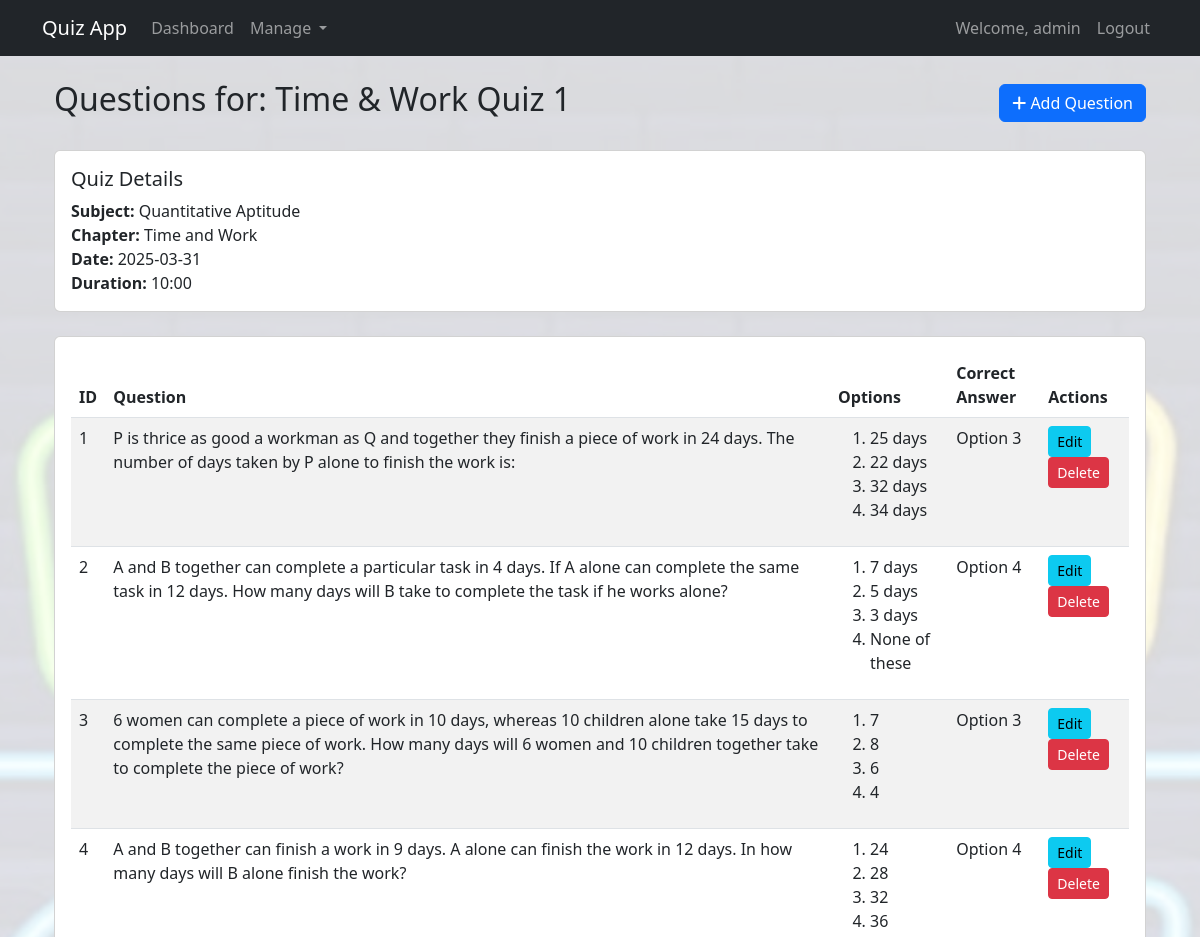
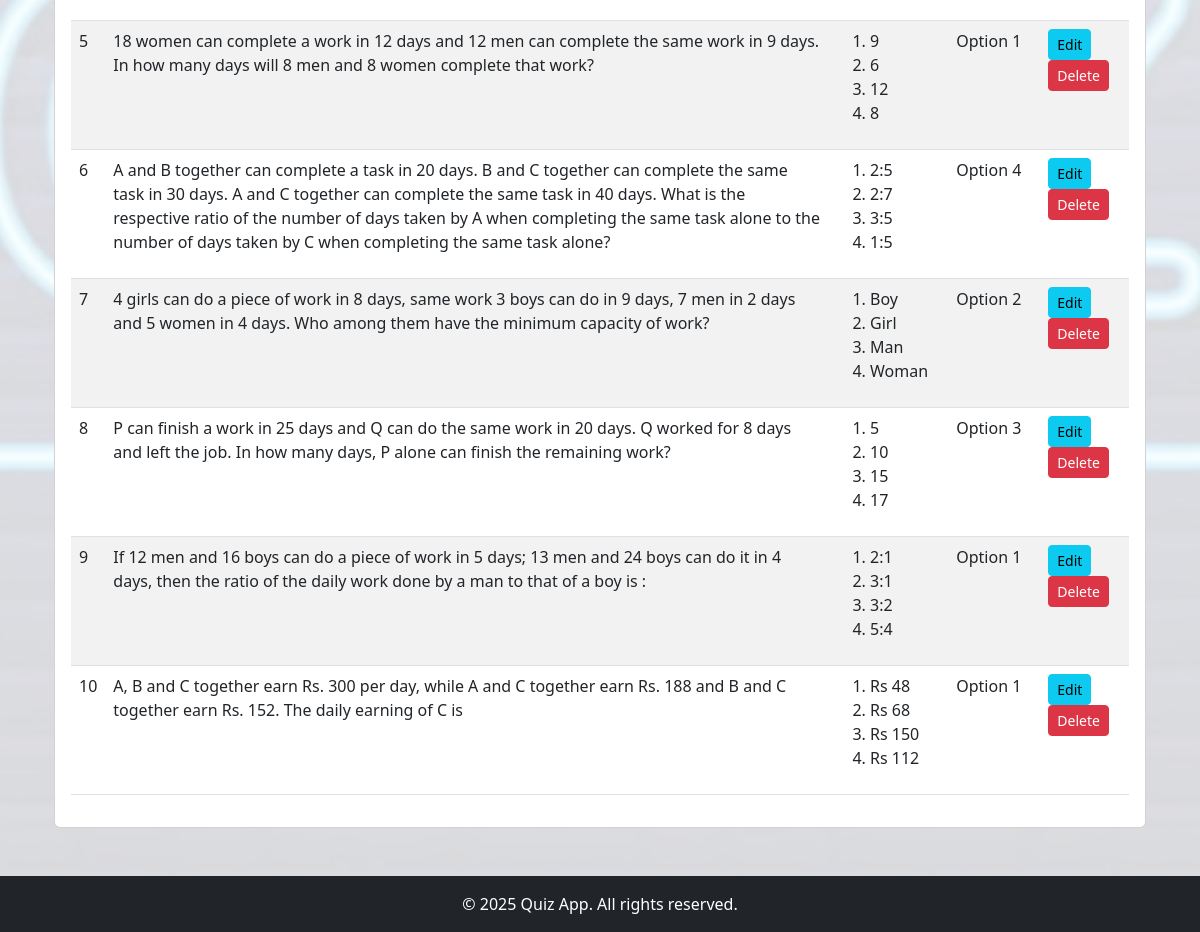
/admin/questions/1 (signed in), run on the app's committed database (2 pictures, top to bottom).
### app.py (models this page shows)
class Quiz(db.Model):
    id = db.Column(db.Integer, primary_key=True)
    name = db.Column(db.String(120), nullable=False)
    chapter_id = db.Column(db.Integer, db.ForeignKey('chapter.id'), nullable=False)
    date_of_quiz = db.Column(db.Date)
    time_duration = db.Column(db.Time)
    remarks = db.Column(db.Text)
    questions = db.relationship('Question', backref='quiz', lazy=True)
    scores = db.relationship('Score', backref='quiz', lazy=True)

class Subject(db.Model):
    id = db.Column(db.Integer, primary_key=True)
    name = db.Column(db.String(120), nullable=False)
    description = db.Column(db.Text)
    chapters = db.relationship('Chapter', backref='subject', lazy=True)

class Chapter(db.Model):
    id = db.Column(db.Integer, primary_key=True)
    name = db.Column(db.String(120), nullable=False)
    description = db.Column(db.Text)
    subject_id = db.Column(db.Integer, db.ForeignKey('subject.id'), nullable=False)
    quizzes = db.relationship('Quiz', backref='chapter', lazy=True)

class Question(db.Model):
    id = db.Column(db.Integer, primary_key=True)
    quiz_id = db.Column(db.Integer, db.ForeignKey('quiz.id'), nullable=False)
    question_statement = db.Column(db.Text, nullable=False)
    option1 = db.Column(db.String(200), nullable=False)
    option2 = db.Column(db.String(200), nullable=False)
    option3 = db.Column(db.String(200))
    option4 = db.Column(db.String(200))
    correct_option = db.Column(db.Integer, nullable=False)  # 1-4

### app.py (the view, shortened to what this page needs)
@app.route('/admin/questions/<int:quiz_id>', methods=['GET', 'POST'])
def admin_questions(quiz_id):
    if not session.get('is_admin'):
        flash('Access denied!', 'danger')
        return redirect(url_for('login'))
    quiz = Quiz.query.get_or_404(quiz_id)
    form = QuestionForm()
    questions = Question.query.filter_by(quiz_id=quiz_id).all()
    return render_template('admin/questions.html', form=form, quiz=quiz, questions=questions)

### templates/admin/questions.html (shortened to what this page needs)
{% extends "base.html" %}
{% block content %}
<div class="container">
    <div class="d-flex justify-content-between align-items-center mb-4">
        <h2>Questions for: {{ quiz.name }}</h2>
        <button class="btn btn-primary" data-bs-toggle="modal" data-bs-target="#addQuestionModal">
            <i class="fas fa-plus"></i> Add Question
        </button>
    </div>
    <div class="card mb-4">
        <div class="card-body">
            <h5 class="card-title">Quiz Details</h5>
            <p class="card-text">
                <strong>Subject:</strong> {{ quiz.chapter.subject.name }}<br>
                <strong>Chapter:</strong> {{ quiz.chapter.name }}<br>
                <strong>Date:</strong> {{ quiz.date_of_quiz.strftime('%Y-%m-%d') if quiz.date_of_quiz else 'N/A' }}<br>
                <strong>Duration:</strong> {{ quiz.time_duration.strftime('%H:%M') if quiz.time_duration else 'N/A' }}
            </p>
        </div>
    </div>
    <div class="card">
        <div class="card-body">
            {% if questions %}
                <div class="table-responsive">
                    <table class="table table-striped">
                        <thead>
                            <tr>
                                <th>ID</th>
                                <th>Question</th>
                                <th>Options</th>
                                <th>Correct Answer</th>
                                <th>Actions</th>
                            </tr>
                        </thead>
                        <tbody>
                            {% for question in questions %}
                                <tr>
                                    <td>{{ question.id }}</td>
                                    <td>{{ question.question_statement }}</td>
                                    <td>
                                        <ol>
                                            <li>{{ question.option1 }}</li>
                                            <li>{{ question.option2 }}</li>
                                            {% if question.option3 %}<li>{{ question.option3 }}</li>{% endif %}
                                            {% if question.option4 %}<li>{{ question.option4 }}</li>{% endif %}
                                        </ol>
                                    </td>
                                    <td>Option {{ question.correct_option }}</td>
                                    <td>
                                        <a href="#" class="btn btn-sm btn-info">Edit</a>
                                        <a href="{{ url_for('delete_question', id=question.id) }}"
                                           class="btn btn-sm btn-danger"
                                           onclick="return confirm('Are you sure?')">Delete</a>
                                    </td>
                                </tr>
                            {% endfor %}
                        </tbody>
                    </table>
                </div>
            {% else %}
                <p class="text-center">No questions found for this quiz.</p>
            {% endif %}
        </div>
    </div>
</div>
{% endblock %}

### static/css/style.css (style rules this page uses)
body { background-image: url('../images/IMG-20250325-WA0000.jpg'); background-size: cover; background-position: center; background-attachment: fixed; background-repeat: no-repeat; min-height: 100vh; }
body::before { content: ""; position: fixed; top: 0; left: 0; right: 0; bottom: 0; background-color: rgba(255, 255, 255, 0.85); z-index: -1; }

### data on the page
Quiz: name "Time & Work Quiz 1", date_of_quiz "2025-03-31", time_duration "10:00"
Subject: chapter.subject.name "Quantitative Aptitude"
Chapter: chapter.name "Time and Work"
Question: id "1", question_statement "P is thrice as good a workman as Q and together they finish a piece of work in 24 days. The number of days taken by P alone to finish the work is:", option1 "25 days", option2 "22 days", option3 "32 days", option4 "34 days", correct_option "3"
Question: id "2", question_statement "A and B together can complete a particular task in 4 days. If A alone can complete the same task in 12 days. How many days will B take to complete the task if he works alone?", option1 "7 days", option2 "5 days", option3 "3 days", option4 "None of these", correct_option "4"
Question: id "3", question_statement "6 women can complete a piece of work in 10 days, whereas 10 children alone take 15 days to complete the same piece of work. How many days will 6 women and 10 children together take to complete the piece of work?", option1 "7", option2 "8", option3 "6", option4 "4", correct_option "3"
Question: id "4", question_statement "A and B together can finish a work in 9 days. A alone can finish the work in 12 days. In how many days will B alone finish the work?", option1 "24", option2 "28", option3 "32", option4 "36", correct_option "4"
Question: id "5", question_statement "18 women can complete a work in 12 days and 12 men can complete the same work in 9 days. In how many days will 8 men and 8 women complete that work?", option1 "9", option2 "6", option3 "12", option4 "8", correct_option "1"
Question: id "6", question_statement "A and B together can complete a task in 20 days. B and C together can complete the same task in 30 days. A and C together can complete the same task in 40 days. What is the respective ratio of the number of days taken by A when completing the same task alone to the number of days taken by C when completing the same task alone?", option1 "2:5", option2 "2:7", option3 "3:5", option4 "1:5", correct_option "4"
Question: id "7", question_statement "4 girls can do a piece of work in 8 days, same work 3 boys can do in 9 days, 7 men in 2 days and 5 women in 4 days. Who among them have the minimum capacity of work?", option1 "Boy", option2 "Girl", option3 "Man", option4 "Woman", correct_option "2"
Question: id "8", question_statement "P can finish a work in 25 days and Q can do the same work in 20 days. Q worked for 8 days and left the job. In how many days, P alone can finish the remaining work?", option1 "5", option2 "10", option3 "15", option4 "17", correct_option "3"
Question: id "9", question_statement "If 12 men and 16 boys can do a piece of work in 5 days; 13 men and 24 boys can do it in 4 days, then the ratio of the daily work done by a man to that of a boy is :", option1 "2:1", option2 "3:1", option3 "3:2", option4 "5:4", correct_option "1"
Question: id "10", question_statement "A, B and C together earn Rs. 300 per day, while A and C together earn Rs. 188 and B and C together earn Rs. 152. The daily earning of C is", option1 "Rs 48", option2 "Rs 68", option3 "Rs 150", option4 "Rs 112", correct_option "1"

### other printed values
{{ session.get('username') }} "admin"
